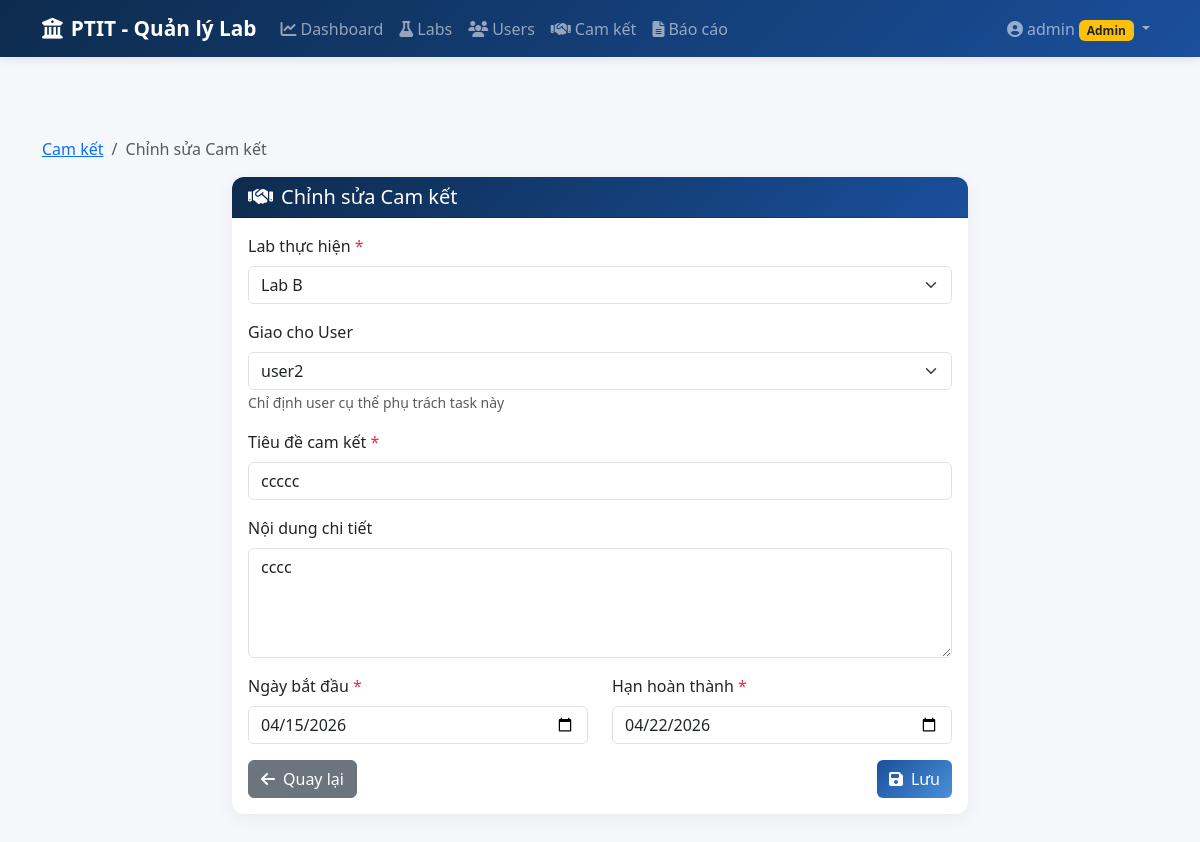
The page /commitments/edit/3 (signed in) on the database its author committed.
### app/models.py (models this page shows, shortened)
class User(UserMixin, db.Model):
    __tablename__ = 'users'
    id = db.Column(db.Integer, primary_key=True)
    username = db.Column(db.String(50), unique=True, nullable=False)
    password_hash = db.Column(db.String(200), nullable=False)
    role = db.Column(db.String(20), nullable=False)  # 'admin' or 'lab'
    lab_id = db.Column(db.Integer, db.ForeignKey('labs.id', ondelete='SET NULL'), nullable=True)
    def is_admin(self):
        return self.role == 'admin'

class Commitment(db.Model):
    __tablename__ = 'commitments'
    id = db.Column(db.Integer, primary_key=True)
    title = db.Column(db.String(200), nullable=False)
    description = db.Column(db.Text)
    lab_id = db.Column(db.Integer, db.ForeignKey('labs.id'), nullable=False)
    assigned_to = db.Column(db.Integer, db.ForeignKey('users.id'), nullable=True)  # User được giao
    start_date = db.Column(db.Date, nullable=False)
    deadline = db.Column(db.Date, nullable=False)
    progress = db.Column(db.Integer, default=0)  # 0-100
    status = db.Column(db.String(20), default='Mới')  # Mới, Đang thực hiện, Hoàn thành, Quá hạn
    created_by = db.Column(db.Integer, db.ForeignKey('users.id'))
    created_at = db.Column(db.DateTime, default=datetime.utcnow)
    updated_at = db.Column(db.DateTime, default=datetime.utcnow, onupdate=datetime.utcnow)
    creator = db.relationship('User', foreign_keys=[created_by], backref='commitments_created')
    assignee = db.relationship('User', foreign_keys=[assigned_to], backref='tasks_assigned')
    progress_updates = db.relationship('ProgressUpdate', backref='commitment', lazy=True, cascade='all, delete-orphan')

class Lab(db.Model):
    __tablename__ = 'labs'
    id = db.Column(db.Integer, primary_key=True)
    name = db.Column(db.String(100), nullable=False)
    description = db.Column(db.Text)
    manager_name = db.Column(db.String(100))
    email = db.Column(db.String(100))
    created_at = db.Column(db.DateTime, default=datetime.utcnow)
    users = db.relationship('User', backref='lab', lazy=True)
    commitments = db.relationship('Commitment', backref='lab', lazy=True, cascade='all, delete-orphan')

### app/routes/commitments.py (the view, shortened to what this page needs)
@bp.route('/commitments/edit/<int:commitment_id>', methods=['GET', 'POST'])
@login_required
def commitments_edit(commitment_id):
    commitment = Commitment.query.get_or_404(commitment_id)
    if not current_user.is_admin() and commitment.lab_id != current_user.lab_id:
        flash('Bạn không có quyền chỉnh sửa cam kết này.', 'danger')
        return redirect(url_for('main.dashboard'))
    labs = Lab.query.all()
    lab_users = User.query.filter_by(lab_id=commitment.lab_id, role='lab').all()
    return render_template('commitments/form.html', commitment=commitment, labs=labs,
                           lab_users=lab_users, action='Chỉnh sửa Cam kết')

### templates/commitments/form.html (shortened to what this page needs)
{% extends "base.html" %}
{% block content %}
<nav aria-label="breadcrumb" class="mb-3">
    <ol class="breadcrumb">
        <li class="breadcrumb-item"><a href="{{ url_for('commitments.commitments_list') }}">Cam kết</a></li>
        <li class="breadcrumb-item active">{{ action }}</li>
    </ol>
</nav>
<div class="row justify-content-center">
    <div class="col-lg-8">
        <div class="card">
            <div class="card-header">
                <h5 class="mb-0">
                    <i class="fas fa-handshake me-2"></i>{{ action }}
                </h5>
            </div>
            <div class="card-body">
                <form method="POST">
                    {% if current_user.is_admin() %}
                    <div class="mb-3">
                        <label for="lab_id" class="form-label">Lab thực hiện <span class="text-danger">*</span></label>
                        <select class="form-select" id="lab_id" name="lab_id" required>
                            {% for lab in labs %}
                            <option value="{{ lab.id }}" {% if commitment and commitment.lab_id == lab.id %}selected{% endif %}>
                                {{ lab.name }}
                            </option>
                            {% endfor %}
                        </select>
                    </div>
                    <div class="mb-3">
                        <label for="assigned_to" class="form-label">Giao cho User</label>
                        <select class="form-select" id="assigned_to" name="assigned_to">
                            {% if lab_users %}
                                {% for user in lab_users %}
                                <option value="{{ user.id }}" {% if commitment and commitment.assigned_to == user.id %}selected{% endif %}>
                                    {{ user.username }}
                                </option>
                                {% endfor %}
                            {% endif %}
                        </select>
                        <small class="form-text text-muted">Chỉ định user cụ thể phụ trách task này</small>
                    </div>
                    {% endif %}
                    <div class="mb-3">
                        <label for="title" class="form-label">Tiêu đề cam kết <span class="text-danger">*</span></label>
                        <input type="text" class="form-control" id="title" name="title"
                               value="{{ commitment.title if commitment else '' }}" required>
                    </div>
                    <div class="mb-3">
                        <label for="description" class="form-label">Nội dung chi tiết</label>
                        <textarea class="form-control" id="description" name="description"
                                  rows="4">{{ commitment.description if commitment else '' }}</textarea>
                    </div>
                    <div class="row">
                        <div class="col-md-6 mb-3">
                            <label for="start_date" class="form-label">Ngày bắt đầu <span class="text-danger">*</span></label>
                            <input type="date" class="form-control" id="start_date" name="start_date"
                                   value="{{ commitment.start_date.strftime('%Y-%m-%d') if commitment else '' }}" required>
                        </div>
                        <div class="col-md-6 mb-3">
                            <label for="deadline" class="form-label">Hạn hoàn thành <span class="text-danger">*</span></label>
                            <input type="date" class="form-control" id="deadline" name="deadline"
                                   value="{{ commitment.deadline.strftime('%Y-%m-%d') if commitment else '' }}" required>
                        </div>
                    </div>
                    <div class="d-flex justify-content-between">
                        <a href="{{ url_for('commitments.commitments_list') }}" class="btn btn-secondary">
                            <i class="fas fa-arrow-left me-2"></i>Quay lại
                        </a>
                        <button type="submit" class="btn btn-primary">
                            <i class="fas fa-save me-2"></i>Lưu
                        </button>
                    </div>
                </form>
            </div>
        </div>
    </div>
</div>
{% endblock %}

### templates/base.html (shortened to what this page needs)
<!DOCTYPE html>
<html lang="vi">
<head>
    <link href="https://cdn.jsdelivr.net/npm/bootstrap@5.3.2/dist/css/bootstrap.min.css" rel="stylesheet">
    <link href="https://cdnjs.cloudflare.com/ajax/libs/font-awesome/6.5.1/css/all.min.css" rel="stylesheet">
    <link href="https://cdn.jsdelivr.net/npm/bootstrap-icons@1.11.2/font/bootstrap-icons.css" rel="stylesheet">
    <link href="{{ url_for('static', filename='css/style.css') }}" rel="stylesheet">
</head>
<body>
    {% if current_user.is_authenticated %}
    <nav class="navbar navbar-expand-lg navbar-dark bg-ptit">
        <div class="container">
            <a class="navbar-brand" href="{{ url_for('main.dashboard') }}">
                <i class="fas fa-university me-2"></i>PTIT - Quản lý Lab
            </a>
            <div class="collapse navbar-collapse" id="navbarNav">
                <ul class="navbar-nav me-auto">
                    <li class="nav-item">
                        <a class="nav-link" href="{{ url_for('main.dashboard') }}">
                            <i class="fas fa-chart-line me-1"></i>Dashboard
                        </a>
                    </li>
                    {% if current_user.is_admin() %}
                    <li class="nav-item">
                        <a class="nav-link" href="{{ url_for('labs.labs_list') }}">
                            <i class="fas fa-flask me-1"></i>Labs
                        </a>
                    </li>
                    <li class="nav-item">
                        <a class="nav-link" href="{{ url_for('users.users_list') }}">
                            <i class="fas fa-users me-1"></i>Users
                        </a>
                    </li>
                    {% endif %}
                    <li class="nav-item">
                        <a class="nav-link" href="{{ url_for('commitments.commitments_list') }}">
                            <i class="fas fa-handshake me-1"></i>Cam kết
                        </a>
                    </li>
                    {% if current_user.is_admin() %}
                    <li class="nav-item">
                        <a class="nav-link" href="{{ url_for('reports.reports') }}">
                            <i class="fas fa-file-alt me-1"></i>Báo cáo
                        </a>
                    </li>
                    {% endif %}
                </ul>
                <ul class="navbar-nav">
                    <li class="nav-item dropdown">
                        <a class="nav-link dropdown-toggle" href="#" data-bs-toggle="dropdown">
                            <i class="fas fa-user-circle me-1"></i>{{ current_user.username }}
                            {% if current_user.is_admin() %}
                            <span class="badge bg-warning text-dark">Admin</span>
                            {% else %}
                            <span class="badge bg-info">Lab</span>
                            {% endif %}
                        </a>
                    </li>
                </ul>
            </div>
        </div>
    </nav>
    {% endif %}
    <main class="{% if current_user.is_authenticated %}main-content{% endif %}">
        <div class="container">
            {% block content %}{% endblock %}
        </div>
    </main>
</body>
</html>

### static/css/style.css (style rules this page uses)
:root { --ptit-blue: #1a4f9c; --ptit-light-blue: #4a90d9; --ptit-dark: #0d2b4d; }
body { background-color: #f5f7fa; font-family: 'Segoe UI', Tahoma, Geneva, Verdana, sans-serif; min-height: 100vh; }
.main-content { padding-top: 80px; padding-bottom: 40px; }
.navbar.bg-ptit { background: linear-gradient(135deg, var(--ptit-dark) 0%, var(--ptit-blue) 100%); box-shadow: 0 2px 10px rgba(0,0,0,0.1); }
.navbar-brand { font-weight: 700; font-size: 1.3rem; }
.nav-link { font-weight: 500; transition: all 0.3s; }
.card { border: none; border-radius: 12px; box-shadow: 0 5px 20px rgba(0,0,0,0.05); }
.card-header { background: linear-gradient(135deg, var(--ptit-dark), var(--ptit-blue)); color: white; border-radius: 12px 12px 0 0 !important; font-weight: 600; }
.btn-primary { background: linear-gradient(135deg, var(--ptit-blue), var(--ptit-light-blue)); border: none; }

### rows shown on the page
User: username "admin"
Commitment: lab_id "Lab B", assigned_to "user2", title "ccccc", description "cccc", start_date "04/15/2026", deadline "04/22/2026"

### other values the page prints
{{ action }} "Chỉnh sửa Cam kết"
